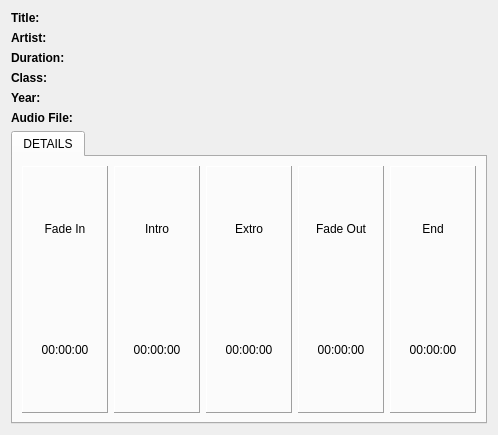
<?xml version="1.0" encoding="UTF-8"?>
<ui version="4.0">
 <class>TrackInfo</class>
 <widget class="QWidget" name="TrackInfo">
  <property name="geometry">
   <rect>
    <x>0</x>
    <y>0</y>
    <width>498</width>
    <height>435</height>
   </rect>
  </property>
  <property name="windowTitle">
   <string>Form</string>
  </property>
  <layout class="QVBoxLayout" name="verticalLayout_7">
   <item>
    <layout class="QGridLayout" name="gridLayout" columnstretch="0,1">
     <item row="0" column="0">
      <widget class="QLabel" name="txtTitle">
       <property name="font">
        <font>
         <bold>true</bold>
        </font>
       </property>
       <property name="text">
        <string>Title:</string>
       </property>
      </widget>
     </item>
     <item row="0" column="1">
      <widget class="QLabel" name="lblTitle">
       <property name="text">
        <string/>
       </property>
      </widget>
     </item>
     <item row="1" column="0">
      <widget class="QLabel" name="txtArtist">
       <property name="font">
        <font>
         <bold>true</bold>
        </font>
       </property>
       <property name="text">
        <string>Artist:</string>
       </property>
      </widget>
     </item>
     <item row="1" column="1">
      <widget class="QLabel" name="lblArtist">
       <property name="text">
        <string/>
       </property>
      </widget>
     </item>
     <item row="2" column="0">
      <widget class="QLabel" name="txtDuration">
       <property name="font">
        <font>
         <bold>true</bold>
        </font>
       </property>
       <property name="text">
        <string>Duration:</string>
       </property>
      </widget>
     </item>
     <item row="2" column="1">
      <widget class="QLabel" name="lblDuration">
       <property name="text">
        <string/>
       </property>
      </widget>
     </item>
     <item row="3" column="0">
      <widget class="QLabel" name="txtClass">
       <property name="font">
        <font>
         <bold>true</bold>
        </font>
       </property>
       <property name="text">
        <string>Class:</string>
       </property>
      </widget>
     </item>
     <item row="3" column="1">
      <widget class="QLabel" name="lblClass">
       <property name="text">
        <string/>
       </property>
      </widget>
     </item>
     <item row="4" column="0">
      <widget class="QLabel" name="txtYear">
       <property name="font">
        <font>
         <bold>true</bold>
        </font>
       </property>
       <property name="text">
        <string>Year:</string>
       </property>
      </widget>
     </item>
     <item row="4" column="1">
      <widget class="QLabel" name="lblYear">
       <property name="text">
        <string/>
       </property>
      </widget>
     </item>
     <item row="5" column="0">
      <widget class="QLabel" name="txtAudioFile">
       <property name="font">
        <font>
         <bold>true</bold>
        </font>
       </property>
       <property name="text">
        <string>Audio File:</string>
       </property>
      </widget>
     </item>
     <item row="5" column="1">
      <widget class="QLabel" name="lblAudioFile">
       <property name="text">
        <string/>
       </property>
      </widget>
     </item>
    </layout>
   </item>
   <item>
    <widget class="QTabWidget" name="tabWidget">
     <property name="currentIndex">
      <number>0</number>
     </property>
     <widget class="QWidget" name="tabHistory">
      <attribute name="title">
       <string>DETAILS</string>
      </attribute>
      <layout class="QVBoxLayout" name="verticalLayout_6" stretch="0,1">
       <item>
        <layout class="QHBoxLayout" name="horizontalLayout">
         <item>
          <widget class="QFrame" name="frame">
           <property name="frameShape">
            <enum>QFrame::Panel</enum>
           </property>
           <property name="frameShadow">
            <enum>QFrame::Raised</enum>
           </property>
           <layout class="QVBoxLayout" name="verticalLayout">
            <property name="spacing">
             <number>15</number>
            </property>
            <item>
             <widget class="QLabel" name="txtFadeIn">
              <property name="text">
               <string>Fade In</string>
              </property>
              <property name="alignment">
               <set>Qt::AlignCenter</set>
              </property>
             </widget>
            </item>
            <item>
             <widget class="QLabel" name="lblFadeIn">
              <property name="text">
               <string>00:00:00</string>
              </property>
              <property name="alignment">
               <set>Qt::AlignCenter</set>
              </property>
             </widget>
            </item>
           </layout>
          </widget>
         </item>
         <item>
          <widget class="QFrame" name="frame_2">
           <property name="frameShape">
            <enum>QFrame::Panel</enum>
           </property>
           <property name="frameShadow">
            <enum>QFrame::Raised</enum>
           </property>
           <layout class="QVBoxLayout" name="verticalLayout_2">
            <property name="spacing">
             <number>15</number>
            </property>
            <item>
             <widget class="QLabel" name="txtIntro">
              <property name="text">
               <string>Intro</string>
              </property>
              <property name="alignment">
               <set>Qt::AlignCenter</set>
              </property>
             </widget>
            </item>
            <item>
             <widget class="QLabel" name="lblIntro">
              <property name="text">
               <string>00:00:00</string>
              </property>
              <property name="alignment">
               <set>Qt::AlignCenter</set>
              </property>
             </widget>
            </item>
           </layout>
          </widget>
         </item>
         <item>
          <widget class="QFrame" name="frame_3">
           <property name="frameShape">
            <enum>QFrame::Panel</enum>
           </property>
           <property name="frameShadow">
            <enum>QFrame::Raised</enum>
           </property>
           <layout class="QVBoxLayout" name="verticalLayout_3">
            <property name="spacing">
             <number>15</number>
            </property>
            <item>
             <widget class="QLabel" name="txtExtro">
              <property name="text">
               <string>Extro</string>
              </property>
              <property name="alignment">
               <set>Qt::AlignCenter</set>
              </property>
             </widget>
            </item>
            <item>
             <widget class="QLabel" name="lblExtro">
              <property name="text">
               <string>00:00:00</string>
              </property>
              <property name="alignment">
               <set>Qt::AlignCenter</set>
              </property>
             </widget>
            </item>
           </layout>
          </widget>
         </item>
         <item>
          <widget class="QFrame" name="frame_4">
           <property name="frameShape">
            <enum>QFrame::Panel</enum>
           </property>
           <property name="frameShadow">
            <enum>QFrame::Raised</enum>
           </property>
           <layout class="QVBoxLayout" name="verticalLayout_4">
            <property name="spacing">
             <number>15</number>
            </property>
            <item>
             <widget class="QLabel" name="txtFadeOut">
              <property name="text">
               <string>Fade Out</string>
              </property>
              <property name="alignment">
               <set>Qt::AlignCenter</set>
              </property>
             </widget>
            </item>
            <item>
             <widget class="QLabel" name="lblFadeOut">
              <property name="text">
               <string>00:00:00</string>
              </property>
              <property name="alignment">
               <set>Qt::AlignCenter</set>
              </property>
             </widget>
            </item>
           </layout>
          </widget>
         </item>
         <item>
          <widget class="QFrame" name="frame_5">
           <property name="frameShape">
            <enum>QFrame::Panel</enum>
           </property>
           <property name="frameShadow">
            <enum>QFrame::Raised</enum>
           </property>
           <layout class="QVBoxLayout" name="verticalLayout_5">
            <property name="spacing">
             <number>15</number>
            </property>
            <item>
             <widget class="QLabel" name="txtEnd">
              <property name="text">
               <string>End</string>
              </property>
              <property name="alignment">
               <set>Qt::AlignCenter</set>
              </property>
             </widget>
            </item>
            <item>
             <widget class="QLabel" name="lblEnd">
              <property name="text">
               <string>00:00:00</string>
              </property>
              <property name="alignment">
               <set>Qt::AlignCenter</set>
              </property>
             </widget>
            </item>
           </layout>
          </widget>
         </item>
        </layout>
       </item>
       <item>
        <layout class="QVBoxLayout" name="vlHistory"/>
       </item>
      </layout>
     </widget>
    </widget>
   </item>
  </layout>
 </widget>
 <resources/>
 <connections/>
</ui>
